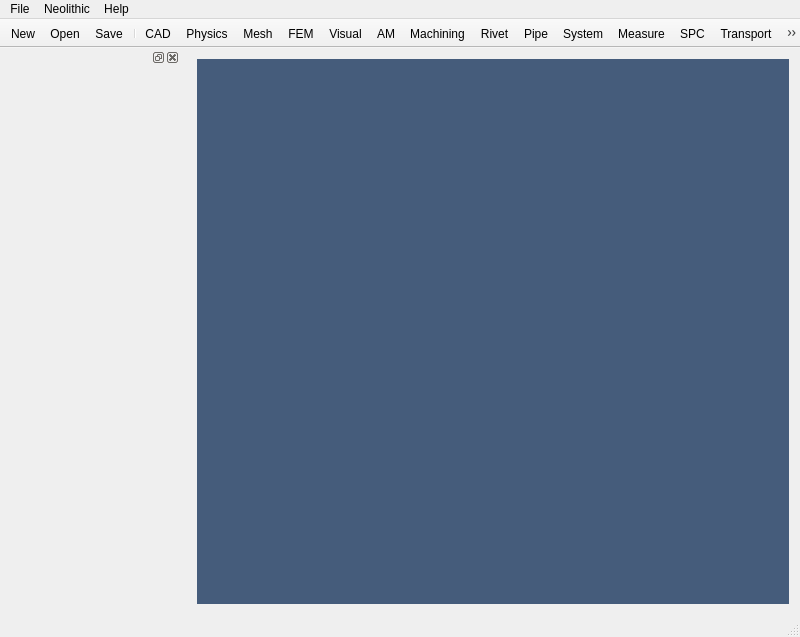
<?xml version="1.0" encoding="UTF-8"?>
<ui version="4.0">
 <class>MainWindow</class>
 <widget class="QMainWindow" name="MainWindow">
  <property name="geometry">
   <rect>
    <x>0</x>
    <y>0</y>
    <width>800</width>
    <height>637</height>
   </rect>
  </property>
  <property name="minimumSize">
   <size>
    <width>800</width>
    <height>637</height>
   </size>
  </property>
  <property name="font">
   <font>
    <pointsize>10</pointsize>
   </font>
  </property>
  <property name="windowTitle">
   <string>新石器钴蓝信息科技有限公司</string>
  </property>
  <property name="windowIcon">
   <iconset resource="MainWindow.qrc">
    <normaloff>:/main_wind/figure/main_wind/Fengsim_logo_about.png</normaloff>:/main_wind/figure/main_wind/Fengsim_logo_about.png</iconset>
  </property>
  <property name="windowOpacity">
   <double>1.000000000000000</double>
  </property>
  <property name="styleSheet">
   <string notr="true">QWindow {height: 600; width: 800;}</string>
  </property>
  <widget class="OCCWidget" name="centralWidget">
   <property name="styleSheet">
    <string notr="true">margin: 0px;</string>
   </property>
   <layout class="QVBoxLayout" name="verticalLayout">
    <item>
     <widget class="QMdiArea" name="mdiArea">
      <property name="enabled">
       <bool>false</bool>
      </property>
      <property name="autoFillBackground">
       <bool>false</bool>
      </property>
      <property name="styleSheet">
       <string notr="true">margin: 0px; padding: 0px; background-color: rgb(69, 92, 123);</string>
      </property>
      <property name="lineWidth">
       <number>0</number>
      </property>
      <property name="background">
       <brush brushstyle="SolidPattern">
        <color alpha="255">
         <red>69</red>
         <green>92</green>
         <blue>123</blue>
        </color>
       </brush>
      </property>
     </widget>
    </item>
   </layout>
  </widget>
  <widget class="QMenuBar" name="menuBar">
   <property name="geometry">
    <rect>
     <x>0</x>
     <y>0</y>
     <width>800</width>
     <height>22</height>
    </rect>
   </property>
   <property name="sizePolicy">
    <sizepolicy hsizetype="Preferred" vsizetype="Preferred">
     <horstretch>0</horstretch>
     <verstretch>0</verstretch>
    </sizepolicy>
   </property>
   <property name="focusPolicy">
    <enum>Qt::NoFocus</enum>
   </property>
   <property name="autoFillBackground">
    <bool>true</bool>
   </property>
   <widget class="QMenu" name="menuFile">
    <property name="title">
     <string>File</string>
    </property>
    <addaction name="actionNew"/>
    <addaction name="actionOpen"/>
    <addaction name="actionSave"/>
   </widget>
   <widget class="QMenu" name="menuFENGSim">
    <property name="title">
     <string>Neolithic</string>
    </property>
    <widget class="QMenu" name="menuView">
     <property name="font">
      <font>
       <pointsize>10</pointsize>
      </font>
     </property>
     <property name="title">
      <string>View</string>
     </property>
     <property name="icon">
      <iconset resource="MainWindow.qrc">
       <normaloff>:/main_wind/figure/main_wind/direction.png</normaloff>:/main_wind/figure/main_wind/direction.png</iconset>
     </property>
     <addaction name="actionAxo"/>
     <addaction name="actionFront"/>
     <addaction name="actionBack"/>
     <addaction name="actionLeft"/>
     <addaction name="actionRight"/>
     <addaction name="actionTop"/>
     <addaction name="actionBottom"/>
     <addaction name="actionFit"/>
    </widget>
    <addaction name="actionCAD"/>
    <addaction name="actionPhysics"/>
    <addaction name="actionMesh"/>
    <addaction name="actionSolver"/>
    <addaction name="actionVisual"/>
    <addaction name="menuView"/>
    <addaction name="separator"/>
    <addaction name="actionAdditiveManufacturing"/>
    <addaction name="actionMeasure"/>
    <addaction name="actionMachining"/>
    <addaction name="actionSystem"/>
    <addaction name="actionSPC"/>
   </widget>
   <widget class="QMenu" name="menuAbout">
    <property name="title">
     <string>Help</string>
    </property>
    <addaction name="actionAbout"/>
   </widget>
   <addaction name="menuFile"/>
   <addaction name="menuFENGSim"/>
   <addaction name="menuAbout"/>
  </widget>
  <widget class="QStatusBar" name="statusBar"/>
  <widget class="QToolBar" name="toolBar">
   <property name="enabled">
    <bool>true</bool>
   </property>
   <property name="sizePolicy">
    <sizepolicy hsizetype="Fixed" vsizetype="Fixed">
     <horstretch>0</horstretch>
     <verstretch>0</verstretch>
    </sizepolicy>
   </property>
   <property name="contextMenuPolicy">
    <enum>Qt::DefaultContextMenu</enum>
   </property>
   <property name="windowTitle">
    <string>toolBar_3</string>
   </property>
   <property name="styleSheet">
    <string notr="true"/>
   </property>
   <property name="movable">
    <bool>false</bool>
   </property>
   <property name="allowedAreas">
    <set>Qt::TopToolBarArea</set>
   </property>
   <attribute name="toolBarArea">
    <enum>TopToolBarArea</enum>
   </attribute>
   <attribute name="toolBarBreak">
    <bool>false</bool>
   </attribute>
   <addaction name="actionNew"/>
   <addaction name="actionOpen"/>
   <addaction name="actionSave"/>
   <addaction name="separator"/>
   <addaction name="actionCAD"/>
   <addaction name="actionPhysics"/>
   <addaction name="actionMesh"/>
   <addaction name="actionSolver"/>
   <addaction name="actionVisual"/>
   <addaction name="actionAdditiveManufacturing"/>
   <addaction name="actionMachining"/>
   <addaction name="actionRivet"/>
   <addaction name="actionPipe"/>
   <addaction name="actionSystem"/>
   <addaction name="actionMeasure"/>
   <addaction name="actionSPC"/>
   <addaction name="actionTransport"/>
   <addaction name="actionOCPoro"/>
   <addaction name="separator"/>
   <addaction name="actionAbout"/>
  </widget>
  <widget class="QDockWidget" name="dockWidget">
   <property name="minimumSize">
    <size>
     <width>180</width>
     <height>420</height>
    </size>
   </property>
   <property name="maximumSize">
    <size>
     <width>180</width>
     <height>420</height>
    </size>
   </property>
   <property name="font">
    <font>
     <pointsize>10</pointsize>
    </font>
   </property>
   <property name="floating">
    <bool>true</bool>
   </property>
   <property name="features">
    <set>QDockWidget::AllDockWidgetFeatures</set>
   </property>
   <property name="allowedAreas">
    <set>Qt::NoDockWidgetArea</set>
   </property>
   <attribute name="dockWidgetArea">
    <number>1</number>
   </attribute>
   <widget class="QWidget" name="dockWidgetContents">
    <property name="styleSheet">
     <string notr="true"/>
    </property>
    <layout class="QVBoxLayout" name="verticalLayout_2">
     <property name="spacing">
      <number>0</number>
     </property>
     <property name="sizeConstraint">
      <enum>QLayout::SetNoConstraint</enum>
     </property>
     <property name="leftMargin">
      <number>0</number>
     </property>
     <property name="topMargin">
      <number>0</number>
     </property>
     <property name="rightMargin">
      <number>0</number>
     </property>
     <property name="bottomMargin">
      <number>0</number>
     </property>
    </layout>
   </widget>
  </widget>
  <action name="actionCAD">
   <property name="checkable">
    <bool>true</bool>
   </property>
   <property name="enabled">
    <bool>true</bool>
   </property>
   <property name="icon">
    <iconset resource="MainWindow.qrc">
     <normaloff>:/main_wind/figure/main_wind/cad.png</normaloff>:/main_wind/figure/main_wind/cad.png</iconset>
   </property>
   <property name="text">
    <string>CAD</string>
   </property>
  </action>
  <action name="actionMesh">
   <property name="checkable">
    <bool>true</bool>
   </property>
   <property name="enabled">
    <bool>true</bool>
   </property>
   <property name="icon">
    <iconset resource="MainWindow.qrc">
     <normaloff>:/main_wind/figure/main_wind/mesh.png</normaloff>:/main_wind/figure/main_wind/mesh.png</iconset>
   </property>
   <property name="text">
    <string>Mesh</string>
   </property>
  </action>
  <action name="actionSolver">
   <property name="checkable">
    <bool>true</bool>
   </property>
   <property name="enabled">
    <bool>true</bool>
   </property>
   <property name="icon">
    <iconset resource="MainWindow.qrc">
     <normaloff>:/main_wind/figure/main_wind/fem.png</normaloff>:/main_wind/figure/main_wind/fem.png</iconset>
   </property>
   <property name="text">
    <string>FEM</string>
   </property>
  </action>
  <action name="actionVisual">
   <property name="checkable">
    <bool>true</bool>
   </property>
   <property name="enabled">
    <bool>true</bool>
   </property>
   <property name="icon">
    <iconset resource="MainWindow.qrc">
     <normaloff>:/main_wind/figure/main_wind/visual.png</normaloff>:/main_wind/figure/main_wind/visual.png</iconset>
   </property>
   <property name="text">
    <string>Visual</string>
   </property>
  </action>
  <action name="actionAbout">
   <property name="icon">
    <iconset resource="MainWindow.qrc">
     <normaloff>:/main_wind/figure/main_wind/Fengsim_logo_about.png</normaloff>:/main_wind/figure/main_wind/Fengsim_logo_about.png</iconset>
   </property>
   <property name="text">
    <string>About</string>
   </property>
  </action>
  <action name="actionSave">
   <property name="icon">
    <iconset resource="MainWindow.qrc">
     <normaloff>:/main_wind/figure/main_wind/save.png</normaloff>:/main_wind/figure/main_wind/save.png</iconset>
   </property>
   <property name="text">
    <string>Save</string>
   </property>
  </action>
  <action name="actionOpen">
   <property name="icon">
    <iconset resource="MainWindow.qrc">
     <normaloff>:/main_wind/figure/main_wind/open.png</normaloff>:/main_wind/figure/main_wind/open.png</iconset>
   </property>
   <property name="text">
    <string>Open</string>
   </property>
  </action>
  <action name="actionSPC">
   <property name="checkable">
    <bool>true</bool>
   </property>
   <property name="enabled">
    <bool>true</bool>
   </property>
   <property name="icon">
    <iconset resource="SPCWindow.qrc">
     <normaloff>:/new/prefix1/figure/spc_wind/spc.png</normaloff>:/new/prefix1/figure/spc_wind/spc.png</iconset>
   </property>
   <property name="text">
    <string>SPC</string>
   </property>
   <property name="toolTip">
    <string>Statistical Process Control</string>
   </property>
  </action>
  <action name="actionAxo">
   <property name="icon">
    <iconset resource="CADWindow.qrc">
     <normaloff>:/cad_wind/figure/cad_wind/axo.png</normaloff>:/cad_wind/figure/cad_wind/axo.png</iconset>
   </property>
   <property name="text">
    <string>Axo</string>
   </property>
   <property name="font">
    <font>
     <pointsize>10</pointsize>
    </font>
   </property>
  </action>
  <action name="actionFront">
   <property name="icon">
    <iconset resource="CADWindow.qrc">
     <normaloff>:/cad_wind/figure/cad_wind/front.png</normaloff>:/cad_wind/figure/cad_wind/front.png</iconset>
   </property>
   <property name="text">
    <string>Front</string>
   </property>
   <property name="font">
    <font>
     <pointsize>10</pointsize>
    </font>
   </property>
  </action>
  <action name="actionBack">
   <property name="icon">
    <iconset resource="CADWindow.qrc">
     <normaloff>:/cad_wind/figure/cad_wind/back.png</normaloff>:/cad_wind/figure/cad_wind/back.png</iconset>
   </property>
   <property name="text">
    <string>Back</string>
   </property>
   <property name="font">
    <font>
     <pointsize>10</pointsize>
    </font>
   </property>
  </action>
  <action name="actionLeft">
   <property name="icon">
    <iconset resource="CADWindow.qrc">
     <normaloff>:/cad_wind/figure/cad_wind/left.png</normaloff>:/cad_wind/figure/cad_wind/left.png</iconset>
   </property>
   <property name="text">
    <string>Left</string>
   </property>
   <property name="font">
    <font>
     <pointsize>10</pointsize>
    </font>
   </property>
  </action>
  <action name="actionRight">
   <property name="icon">
    <iconset resource="CADWindow.qrc">
     <normaloff>:/cad_wind/figure/cad_wind/right.png</normaloff>:/cad_wind/figure/cad_wind/right.png</iconset>
   </property>
   <property name="text">
    <string>Right</string>
   </property>
   <property name="font">
    <font>
     <pointsize>10</pointsize>
    </font>
   </property>
  </action>
  <action name="actionTop">
   <property name="icon">
    <iconset resource="CADWindow.qrc">
     <normaloff>:/cad_wind/figure/cad_wind/top.png</normaloff>:/cad_wind/figure/cad_wind/top.png</iconset>
   </property>
   <property name="text">
    <string>Top</string>
   </property>
   <property name="font">
    <font>
     <pointsize>10</pointsize>
    </font>
   </property>
  </action>
  <action name="actionBottom">
   <property name="icon">
    <iconset resource="CADWindow.qrc">
     <normaloff>:/cad_wind/figure/cad_wind/bottom.png</normaloff>:/cad_wind/figure/cad_wind/bottom.png</iconset>
   </property>
   <property name="text">
    <string>Bottom</string>
   </property>
   <property name="font">
    <font>
     <pointsize>10</pointsize>
    </font>
   </property>
  </action>
  <action name="actionFit">
   <property name="icon">
    <iconset resource="CADWindow.qrc">
     <normaloff>:/cad_wind/figure/cad_wind/fit.png</normaloff>:/cad_wind/figure/cad_wind/fit.png</iconset>
   </property>
   <property name="text">
    <string>Fit</string>
   </property>
   <property name="font">
    <font>
     <pointsize>10</pointsize>
    </font>
   </property>
  </action>
  <action name="actionNew">
   <property name="icon">
    <iconset resource="MainWindow.qrc">
     <normaloff>:/main_wind/figure/main_wind/new.png</normaloff>:/main_wind/figure/main_wind/new.png</iconset>
   </property>
   <property name="text">
    <string>New</string>
   </property>
  </action>
  <action name="actionMeasure">
   <property name="checkable">
    <bool>true</bool>
   </property>
   <property name="enabled">
    <bool>true</bool>
   </property>
   <property name="icon">
    <iconset resource="MeasureWidnow.qrc">
     <normaloff>:/new/measure/figure/measure_wind/measure.png</normaloff>:/new/measure/figure/measure_wind/measure.png</iconset>
   </property>
   <property name="text">
    <string>Measure</string>
   </property>
  </action>
  <action name="actionSystem">
   <property name="checkable">
    <bool>true</bool>
   </property>
   <property name="enabled">
    <bool>true</bool>
   </property>
   <property name="icon">
    <iconset resource="System.qrc">
     <normaloff>:/new/prefix1/figure/system_wind/system.png</normaloff>:/new/prefix1/figure/system_wind/system.png</iconset>
   </property>
   <property name="text">
    <string>System</string>
   </property>
  </action>
  <action name="actionAdditiveManufacturing">
   <property name="checkable">
    <bool>true</bool>
   </property>
   <property name="enabled">
    <bool>true</bool>
   </property>
   <property name="icon">
    <iconset resource="MeshWindow.qrc">
     <normaloff>:/new/prefix1/figure/mesh_wind/am.png</normaloff>:/new/prefix1/figure/mesh_wind/am.png</iconset>
   </property>
   <property name="text">
    <string>AM</string>
   </property>
   <property name="toolTip">
    <string>AM</string>
   </property>
  </action>
  <action name="actionViewRotationH">
   <property name="checkable">
    <bool>true</bool>
   </property>
   <property name="icon">
    <iconset resource="MainWindow.qrc">
     <normaloff>:/main_wind/figure/main_wind/viewrotationh.png</normaloff>:/main_wind/figure/main_wind/viewrotationh.png</iconset>
   </property>
   <property name="text">
    <string>Horizontal</string>
   </property>
   <property name="toolTip">
    <string>ViewRotationH</string>
   </property>
  </action>
  <action name="actionViewRotationV">
   <property name="checkable">
    <bool>true</bool>
   </property>
   <property name="icon">
    <iconset resource="MainWindow.qrc">
     <normaloff>:/main_wind/figure/main_wind/viewrotationv.png</normaloff>:/main_wind/figure/main_wind/viewrotationv.png</iconset>
   </property>
   <property name="text">
    <string> Vertical</string>
   </property>
  </action>
  <action name="actionMachining">
   <property name="checkable">
    <bool>true</bool>
   </property>
   <property name="enabled">
    <bool>true</bool>
   </property>
   <property name="icon">
    <iconset resource="Machining/machining.qrc">
     <normaloff>:/figure/machining/machining.png</normaloff>:/figure/machining/machining.png</iconset>
   </property>
   <property name="text">
    <string>Machining</string>
   </property>
  </action>
  <action name="actionTransport">
   <property name="checkable">
    <bool>true</bool>
   </property>
   <property name="icon">
    <iconset resource="TransportWindow.qrc">
     <normaloff>:/new/prefix1/figure/transport_wind/nuclear.png</normaloff>:/new/prefix1/figure/transport_wind/nuclear.png</iconset>
   </property>
   <property name="text">
    <string>Transport</string>
   </property>
  </action>
  <action name="actionPhysics">
   <property name="checkable">
    <bool>true</bool>
   </property>
   <property name="icon">
    <iconset resource="MainWindow.qrc">
     <normaloff>:/main_wind/figure/main_wind/physics.png</normaloff>:/main_wind/figure/main_wind/physics.png</iconset>
   </property>
   <property name="text">
    <string>Physics</string>
   </property>
   <property name="toolTip">
    <string>Physics</string>
   </property>
  </action>
  <action name="actionOCPoro">
   <property name="checkable">
    <bool>true</bool>
   </property>
   <property name="icon">
    <iconset resource="OCPoro.qrc">
     <normaloff>:/figure/ocporo_wind/poro.png</normaloff>:/figure/ocporo_wind/poro.png</iconset>
   </property>
   <property name="text">
    <string>OCPoro</string>
   </property>
  </action>
  <action name="actionRivet">
   <property name="checkable">
    <bool>true</bool>
   </property>
   <property name="icon">
    <iconset resource="Rivet/RivetWindow.qrc">
     <normaloff>:/new/prefix1/fig/rivet.png</normaloff>:/new/prefix1/fig/rivet.png</iconset>
   </property>
   <property name="text">
    <string>Rivet</string>
   </property>
  </action>
  <action name="actionPipe">
   <property name="checkable">
    <bool>true</bool>
   </property>
   <property name="icon">
    <iconset resource="Pipe/fig/PipeWindow.qrc">
     <normaloff>:/pipe/pipe.png</normaloff>:/pipe/pipe.png</iconset>
   </property>
   <property name="text">
    <string>Pipe</string>
   </property>
  </action>
  <zorder>dockWidget</zorder>
 </widget>
 <layoutdefault spacing="6" margin="11"/>
 <customwidgets>
  <customwidget>
   <class>OCCWidget</class>
   <extends>QWidget</extends>
   <header>CAD/OCCWidget.h</header>
   <container>1</container>
  </customwidget>
 </customwidgets>
 <resources>
  <include location="MainWindow.qrc"/>
  <include location="System.qrc"/>
  <include location="Rivet/RivetWindow.qrc"/>
  <include location="MeasureWidnow.qrc"/>
  <include location="SPCWindow.qrc"/>
  <include location="CADWindow.qrc"/>
  <include location="MeshWindow.qrc"/>
  <include location="OCPoro.qrc"/>
  <include location="Machining/machining.qrc"/>
  <include location="Pipe/fig/PipeWindow.qrc"/>
  <include location="TransportWindow.qrc"/>
 </resources>
 <connections/>
</ui>
